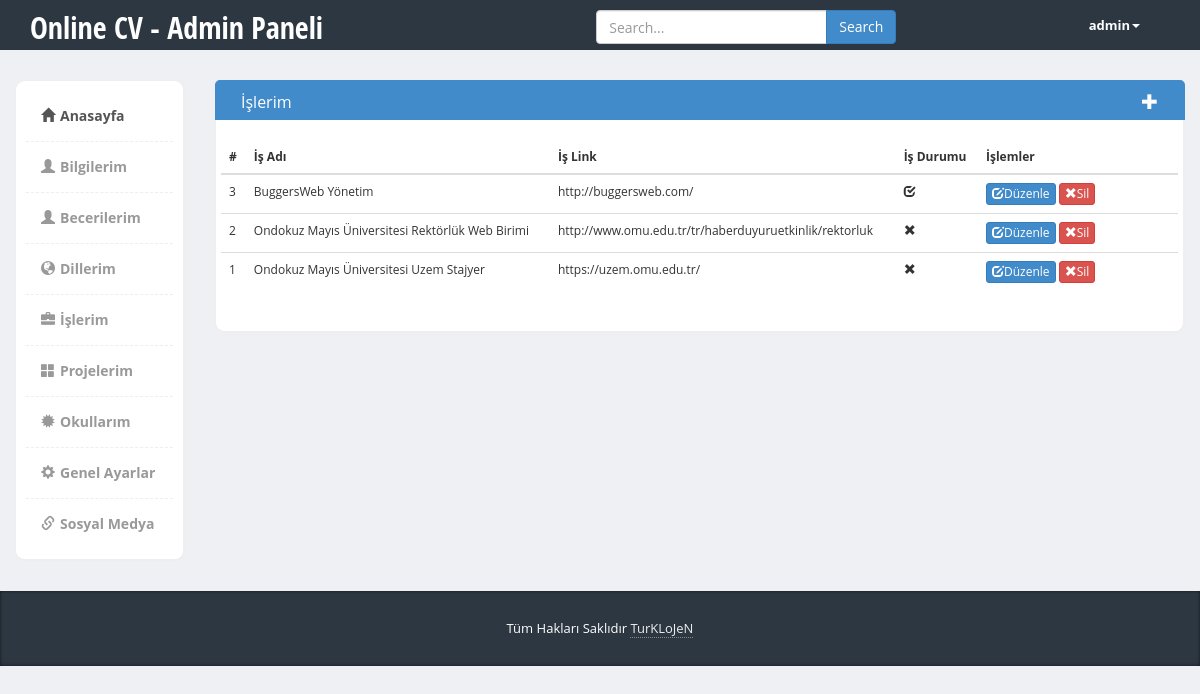
/admin/islerim.php (signed in), run on the app's committed database.
### tables this page shows
CREATE TABLE `ayarlar` (
  `site_id` int(11) NOT NULL,
  `site_title` varchar(255) NOT NULL,
  `site_url` varchar(255) NOT NULL,
  `site_desc` varchar(255) NOT NULL,
  `site_keyw` varchar(255) NOT NULL,
  `site_footer` varchar(255) NOT NULL,
  `site_admin` varchar(255) NOT NULL,
  `site_admin_url` varchar(255) NOT NULL,
  `site_muzik` varchar(500) NOT NULL,
  `site_renk` varchar(255) NOT NULL
);

CREATE TABLE `isler` (
  `is_id` int(11) NOT NULL,
  `is_adi` varchar(255) NOT NULL,
  `is_link` varchar(255) NOT NULL,
  `is_aciklama` text NOT NULL,
  `is_tarih` varchar(255) NOT NULL,
  `is_devam` varchar(255) NOT NULL
);

### admin/islerim.php (the view, shortened to what this page needs)
  <?php include 'header.php'; ?>
  <div class="page-content">
  	<div class="row">
  <?php include 'sidebar.php'; ?>
  <div class="col-md-10">
  	<div class="row">
  		<div class="col-md-12 panel-primary">
  			<div class="content-box-header panel-heading">
 					<div class="panel-title ">İşlerim</div>
 					<div class="panel-options">
						<a href="is-ekle.php" data-rel="collapse" style="color: white;" title="İş Ekle"><i class="glyphicon glyphicon-plus"></i></a>
					</div>
  			</div>
  			<div class="content-box-large box-with-header">
	  			<div class="row">
	  				<table class="table">
	              <thead>
	                <tr>
	                  <th>#</th>
	                  <th>İş Adı</th>
	                  <th>İş Link</th>
	                  <th>İş Durumu</th>
	                  <th width="200">İşlemler</th>
	                </tr>
	              </thead>
	              <tbody>
	              	<?php
	              	$query = $db->prepare("SELECT * FROM isler ORDER BY is_id DESC");
	              	$query->execute();
	              	$cek = $query->fetchALL(PDO::FETCH_ASSOC);
	              	foreach ($cek as $row) {
	              		?>
	              	<tr>
	                  <td><?php echo $row["is_id"] ?></td>
	                  <td><?php echo $row["is_adi"] ?></td>
	                  <td><?php echo $row["is_link"] ?></td>
	                  <td>
	                  	<?php
	                  	if ($row["is_devam"]==1) {
	                  		?>
	                  		<span class="glyphicon glyphicon-check"></span>
	                  		<?php
	                  	}else{
	                  		?>
	                  		<span class="glyphicon glyphicon-remove"></span>
	                  		<?php
	                  	}
	                  	 ?>
	                  </td>
	                  <td>
	                  	<a href="is-duzenle.php?is_id=<?php echo $row["is_id"] ?>"><button class="btn btn-xs btn-primary"><span class="glyphicon glyphicon-edit"></span>Düzenle</button></a>
	                  	<a href="islem.php?issil_id=<?php echo $row["is_id"]; ?>"><button class="btn btn-xs btn-danger"><span class="glyphicon glyphicon-remove"></span>Sil</button></a>
	                  </td>
	                </tr>
	              		<?php
	              	}
	              	 ?>
	              </tbody>
	            </table>
	  			</div>
			</div>
  		</div>
  	</div>
  </div>
</div>
  </div>
  <?php include 'footer.php' ?>

### admin/header.php (shortened to what this page needs)
<?php include '../config.php';
$query = $db->prepare("SELECT * FROM ayarlar");
$query->execute();
$cek = $query->fetch(PDO::FETCH_ASSOC);
 ?>
<!DOCTYPE html>
<html>
  <head>
    <link href="bootstrap/css/bootstrap.min.css" rel="stylesheet">
    <link href="css/styles.css" rel="stylesheet">
  </head>
  <body>
  	<div class="header">
	     <div class="container">
	        <div class="row">
	           <div class="col-md-5">
	              <div class="logo">
	                 <h1><a href="<?php echo $cek["site_admin_url"];	?>"><?php echo $cek["site_admin"]; ?> - Admin Paneli</a></h1>
	              </div>
	           </div>
	           <div class="col-md-5">
	              <div class="row">
	                <div class="col-lg-12">
	                  <div class="input-group form">
	                       <input type="text" class="form-control" placeholder="Search...">
	                       <span class="input-group-btn">
	                         <button class="btn btn-primary" type="button">Search</button>
	                       </span>
	                  </div>
	                </div>
	              </div>
	           </div>
	           <div class="col-md-2">
	              <div class="navbar navbar-inverse" role="banner">
	                  <nav class="collapse navbar-collapse bs-navbar-collapse navbar-right" role="navigation">
	                    <ul class="nav navbar-nav">
	                      <li class="dropdown">
	                        <a href="#" class="dropdown-toggle" data-toggle="dropdown"><?php echo $_SESSION["admin_kadi"]; ?><b class="caret"></b></a>
	                      </li>
	                    </ul>
	                  </nav>
	              </div>
	           </div>
	        </div>
	     </div>
	</div>

### admin/footer.php (shortened to what this page needs)
<?php include '../config.php';
$query = $db->prepare("SELECT * FROM ayarlar");
$query->execute();
$cek = $query->fetch(PDO::FETCH_ASSOC);
 ?>
<footer>
         <div class="container">
            <div class="copy text-center">
               <?php echo $cek["site_footer"]; ?><a href='<?php echo $cek["site_url"]; ?>'>TurKLoJeN</a>
            </div>
         </div>
      </footer>
  </body>
</html>

### admin/css/styles.css (style rules this page uses)
body { font-family: 'Open Sans', sans-serif; background-color: #f7f7f7; position: relative; margin: 0px; font-size: 12px; padding: 0px; }
.page-content > .row { margin-left: 0px !important; margin-right: 0px !important; margin-top: 30px; }
footer { background-color:#2c3742; box-shadow:inset 0px 0px 3px #111; color:#fff; font-size:14px; line-height:25px; padding:10px 0px 10px 0px; bottom: 0px; }
footer a { color:#eee; text-decoration:none; border-bottom:1px dotted #888; }
footer .copy { font-size:13px; margin:15px 0px; }
.header { height:50px; background-color: #2c3742; }
.header .logo h1 { font-size:30px; margin:0px; padding:10px 0px; }
.header .logo h1 a { color:#fff; font-family: 'Open Sans Condensed', sans-serif; }
.header .form { margin-top:10px; width:100%; max-width:300px; margin:10px auto; }
.header .navbar * { box-shadow:none !important; }
.header .navbar { background:none !important; border:0px !important; }
.header .navbar .nav > li > a { color:#fff !important; font-size:13px !important; border-bottom:0px !important; margin-top:0px !important; font-weight:bold; }
.header .navbar-collapse { border:0px !important; }
.header .navbar-nav .caret { border-top-color:#fff !important; border-bottom-color:#fff !important; }
.content-box, .content-box-large { margin-bottom:30px; background:#fff; border-radius:10px; padding:10px; border-left:1px solid #eee; border-top:1px solid #eee; border-right:2px solid #eee; border-bottom:2px solid #eee; }
.content-box-large { padding: 20px; }
.box-with-header { border-top: none; border-top-left-radius:0px; border-top-right-radius:0px; }
.content-box-header { min-height: 40px; font-size: 16px; background:#f5f5f5; border-top-left-radius:5px; border-top-right-radius:5px; padding:10px; border-left:1px solid #eee; border-top:1px solid #eee; border-right:2px solid #eee; }
.content-box-header:after { clear:both; }
body { background-color: #eff0f3; }
.panel-heading>.panel-title, .content-box-header .panel-title { float: left; padding: 10px 15px; padding-top: 0px; }
.panel-heading>.panel-options, .content-box-header .panel-options { float: right; padding-right: 15px; }
.panel-heading>.panel-options>a, .content-box-header .panel-options>a { margin-top: 10px; }

### data on the page
ayarlar: site_admin "Online CV", site_footer "Tüm Hakları Saklıdır"
isler: is_id "3", is_adi "BuggersWeb Yönetim", is_link "http://buggersweb.com/", is_devam "1" (drawn)
isler: is_id "2", is_adi "Ondokuz Mayıs Üniversitesi Rektörlük Web Birimi", is_link "http://www.omu.edu.tr/tr/haberduyuruetkinlik/rektorluk", is_devam "0" (drawn)
isler: is_id "1", is_adi "Ondokuz Mayıs Üniversitesi Uzem Stajyer", is_link "https://uzem.omu.edu.tr/", is_devam "0" (drawn)

### other printed values
$_SESSION["admin_kadi"] "admin"
